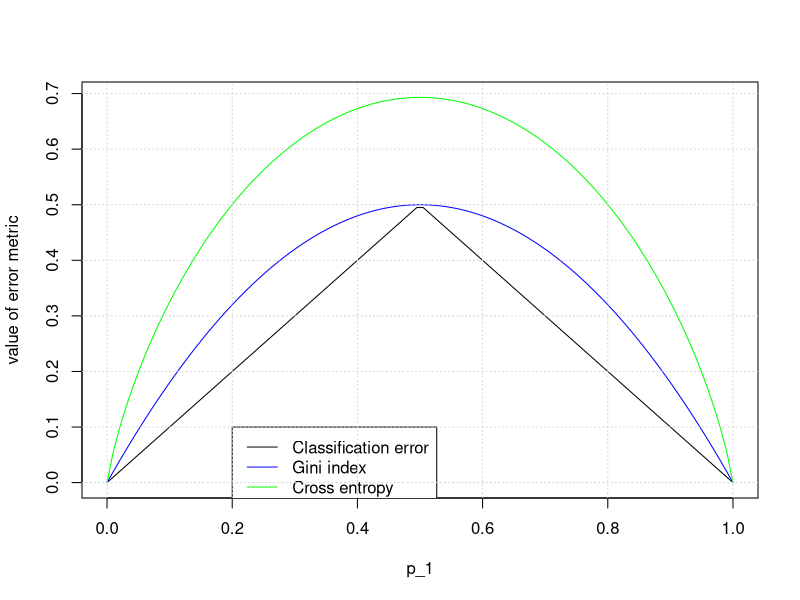

This figure's R source:
#
# Written by:
# -- 
# John L. Weatherwax                2009-04-21
# 
# email: wax@alum.mit.edu
# 
# Please send comments and especially bug reports to the
# above email address.
#
# EPage 347
#
#-----

save_plots = FALSE

vt100ClearScreen <- function(...) cat("\033[2J") 
vt100ClearScreen()

p1 = seq( 0+1e-6, 1-1e-6, length.out=100 )
p2 = 1 - p1

# The missclassification error-rate:
#
E = 1 - apply( rbind( p1, p2 ), 2, max )

# The Gini index:
#
G = p1 * (1-p1) + p2 * (1-p2) 

# The cross-entropy:
#
D = - ( p1 * log( p1 ) + p2 * log( p2 ) )

if( save_plots ){ postscript("../../WriteUp/Graphics/Chapter8/prob_3_error_metrics.eps", onefile=FALSE, horizontal=FALSE) }
plot( p1, E, type='l', col='black', xlab='p_1', ylab='value of error metric', ylim=c(min(c(E,G,D)),max(E,G,D)) )
lines( p1, G, col='blue' )
lines( p1, D, col='green' )
legend( 0.2, 0.1, c('Classification error','Gini index','Cross entropy'), col=c('black','blue','green'), lty=c(1,1) )
grid()
if( save_plots ){ dev.off() }

